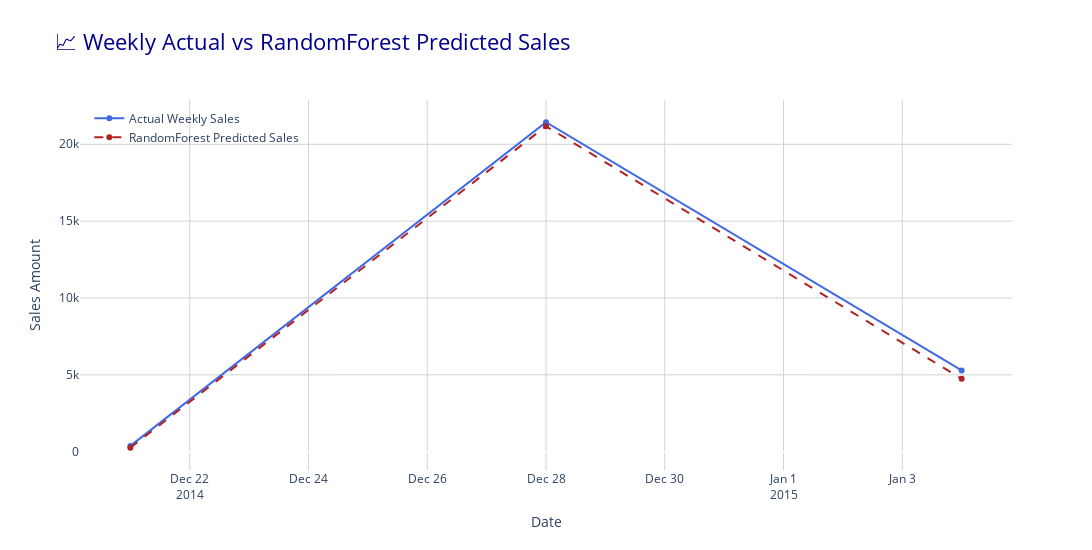

Notebook cell for this chart:
### Code cell
fig = plot_forecast(dates_test,y_test,preds_rf,model_name='RandomForest')
fig.show()
# fig.write_image(config['dir']['artifacts_dir']+'/Randome_forest.png')

### Figure 1 — Plotly figure (JSON) as saved in the notebook; plotly's stock layout.template omitted (floating-point values rounded to 4 significant figures)
{"data": [{"line": {"color": "royalblue", "width": 2}, "marker": {"size": 6}, "mode": "lines+markers", "name": "Actual Weekly Sales", "type": "scatter", "x": ["2014-12-21T00:00:00", "2014-12-28T00:00:00", "2015-01-04T00:00:00"], "y": [377.7, 21430.0, 5287.0]}, {"line": {"color": "firebrick", "dash": "dash", "width": 2}, "marker": {"size": 6}, "mode": "lines+markers", "name": "RandomForest Predicted Sales", "type": "scatter", "x": ["2014-12-21T00:00:00", "2014-12-28T00:00:00", "2015-01-04T00:00:00"], "y": [256.7, 21180.0, 4745.0]}], "layout": {"height": 550, "hovermode": "x unified", "legend": {"bgcolor": "rgba(255,255,255,0)", "bordercolor": "gray", "x": 0.01, "y": 0.99}, "plot_bgcolor": "white", "title": {"font": {"color": "darkblue", "size": 22}, "text": "📈 Weekly Actual vs RandomForest Predicted Sales"}, "width": 1100, "xaxis": {"gridcolor": "lightgray", "showgrid": true, "title": {"text": "Date"}}, "yaxis": {"gridcolor": "lightgray", "showgrid": true, "title": {"text": "Sales Amount"}}}}
